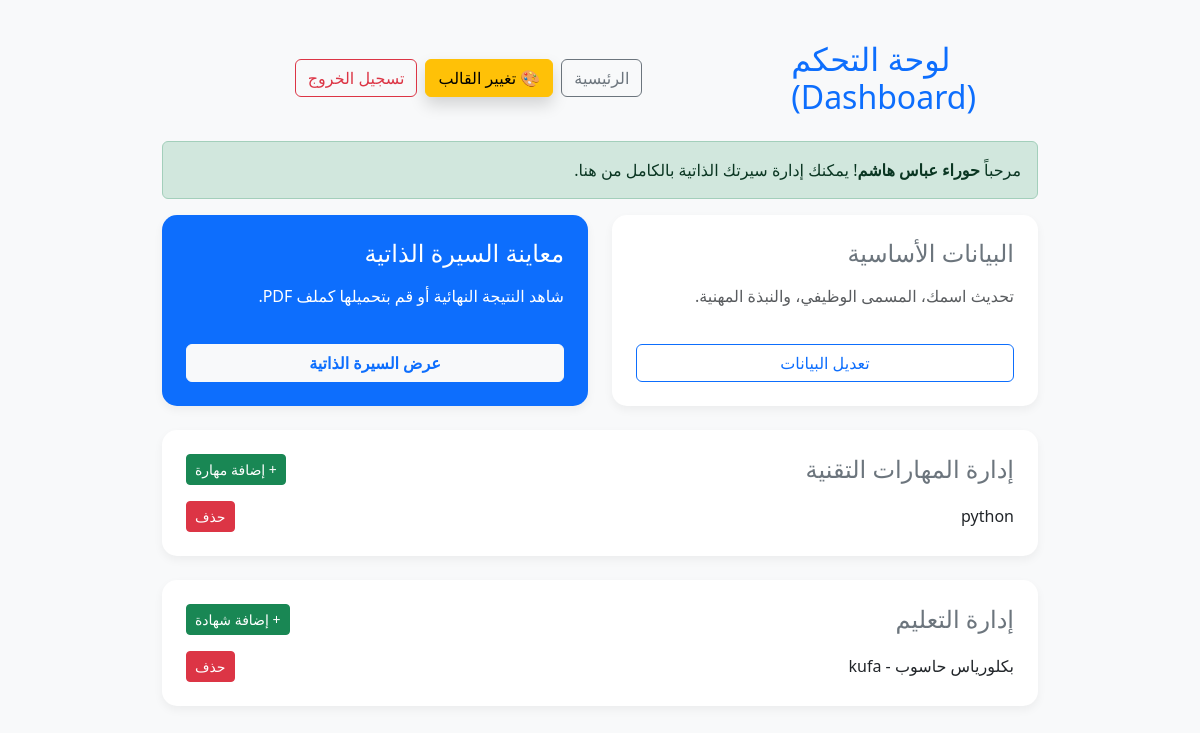
The page /dashboard/ (signed in) on the database its author committed.
### cv_app/models.py (models this page shows, shortened)
class Profile(models.Model):
    user = models.ForeignKey(settings.AUTH_USER_MODEL, on_delete=models.CASCADE, null=True, blank=True)
    STYLE_CHOICES = [
        ('classic', 'كلاسيك أبيض - Classic White'),
        ('modern-dark', 'مودرن غامق - Modern Dark'),
        ('creative-blue', 'إبداعي أزرق - Creative Blue'),
        ('elegant', 'أنيق ومقسم - Elegant Minimal'),
    ]
    name = models.CharField(max_length=100)
    job_title = models.CharField(max_length=100)
    email = models.EmailField()
    phone_number = models.CharField(max_length=20, blank=True, null=True) # رقم الموبايل
    address = models.CharField(max_length=200, blank=True, null=True, verbose_name="عنوان السكن")
    profile_picture = models.ImageField(upload_to='profile_pics/', blank=True, null=True) # الصورة الشخصية
    cv_style = models.CharField(
        max_length=30,
        choices=STYLE_CHOICES,
        default='classic',
        verbose_name='نمط السيرة الذاتية'
    )
    bio = models.TextField()
    social_link = models.URLField(blank=True, null=True)

class Skill(models.Model):
    profile = models.ForeignKey(Profile, on_delete=models.CASCADE)
    skill_name = models.CharField(max_length=50)

class Education(models.Model):
    profile = models.ForeignKey(Profile, on_delete=models.CASCADE)
    university = models.CharField(max_length=150)
    degree = models.CharField(max_length=100)
    graduation_year = models.CharField(max_length=4)

### cv_app/views.py (the view)
# urls.py: path('dashboard/', views.dashboard, name='dashboard'),
@login_required
def dashboard(request):
    profile = Profile.objects.filter(user=request.user).last()
    return render(request, 'dashboard.html', {'profile': profile})

### cv_app/templates/dashboard.html (shortened to what this page needs)
<!DOCTYPE html>
<html lang="ar" dir="rtl">
<head>
    <link href="https://cdn.jsdelivr.net/npm/bootstrap@5.3.0/dist/css/bootstrap.min.css" rel="stylesheet">
</head>
<body>
<div class="container dashboard-container">
    <div class="d-flex flex-column flex-md-row justify-content-between align-items-center mb-4 gap-3">
        <h2 class="text-primary text-center text-md-start mb-0">لوحة التحكم (Dashboard)</h2>
        <div class="d-flex flex-wrap justify-content-center gap-2 w-100 w-md-auto">
            <a href="{% url 'landing_page' %}" class="btn btn-outline-secondary">الرئيسية</a>
            <a href="{% url 'choose_template' %}" class="btn btn-warning shadow">🎨 تغيير القالب</a>
            <form method="POST" action="{% url 'logout' %}" class="d-inline">
                <button type="submit" class="btn btn-outline-danger">تسجيل الخروج</button>
            </form>
        </div>
    </div>
    {% if profile %}
        <div class="alert alert-success">
            مرحباً <strong>{{ profile.name }}</strong>! يمكنك إدارة سيرتك الذاتية بالكامل من هنا.
        </div>
        <div class="row">
            <div class="col-md-6">
                <div class="card p-4 h-100">
                    <h4 class="text-secondary mb-3">البيانات الأساسية</h4>
                    <p class="text-muted">تحديث اسمك، المسمى الوظيفي، والنبذة المهنية.</p>
                    <a href="{% url 'edit_profile' profile.id %}" class="btn btn-outline-primary mt-auto">تعديل البيانات</a>
                </div>
            </div>
            <div class="col-md-6">
                <div class="card p-4 bg-primary text-white h-100">
                    <h4 class="mb-3 text-white">معاينة السيرة الذاتية</h4>
                    <p>شاهد النتيجة النهائية أو قم بتحميلها كملف PDF.</p>
                    <a href="{% url 'home' %}" class="btn btn-light text-primary fw-bold mt-auto">عرض السيرة الذاتية</a>
                </div>
            </div>
        </div>
        <div class="card p-4 mt-4">
            <div class="d-flex justify-content-between align-items-center mb-3">
                <h4 class="text-secondary m-0">إدارة المهارات التقنية</h4>
                <a href="{% url 'add_skill' profile.id %}" class="btn btn-sm btn-success">+ إضافة مهارة</a>
            </div>
            {% for skill in profile.skill_set.all %}
                <div class="item-list">
                    <span>{{ skill.skill_name }}</span>
                    <a href="{% url 'delete_skill' skill.id %}" class="btn btn-sm btn-danger">حذف</a>
                </div>
            {% empty %}
                <p class="text-muted">لم تقم بإضافة مهارات بعد.</p>
            {% endfor %}
        </div>
        <div class="card p-4 mt-4">
            <div class="d-flex justify-content-between align-items-center mb-3">
                <h4 class="text-secondary m-0">إدارة التعليم</h4>
                <a href="{% url 'add_education' profile.id %}" class="btn btn-sm btn-success">+ إضافة شهادة</a>
            </div>
            {% for edu in profile.education_set.all %}
                <div class="item-list">
                    <span>{{ edu.degree }} - {{ edu.university }}</span>
                    <a href="{% url 'delete_education' edu.id %}" class="btn btn-sm btn-danger">حذف</a>
                </div>
            {% empty %}
                <p class="text-muted">لم تقم بإضافة تعليم بعد.</p>
            {% endfor %}
        </div>
    {% else %}
        <div class="alert alert-warning">
            لا يوجد حساب حالياً. <a href="{% url 'cv_builder' %}">اضغط هنا لإنشاء سيرة ذاتية جديدة.</a>
        </div>
    {% endif %}
</div>
</body>
</html>

### cv_app/templates/dashboard.html (style rules this page uses)
body { background-color: #f8f9fa; font-family: 'Segoe UI', Tahoma, Arial, sans-serif; }
.dashboard-container { max-width: 900px; margin: 40px auto; }
.card { border-radius: 15px; border: none; box-shadow: 0 4px 10px rgba(0,0,0,0.05); transition: 0.3s; margin-bottom: 20px; }
.item-list { border-bottom: 1px solid #eee; padding-bottom: 10px; margin-bottom: 10px; display: flex; justify-content: space-between; align-items: center; }
.item-list:last-child { border-bottom: none; margin-bottom: 0; padding-bottom: 0; }

### rows shown on the page
Profile: name "حوراء عباس هاشم"
Skill: skill_name "python"
Education: degree "بكلورياس حاسوب", university "kufa"
